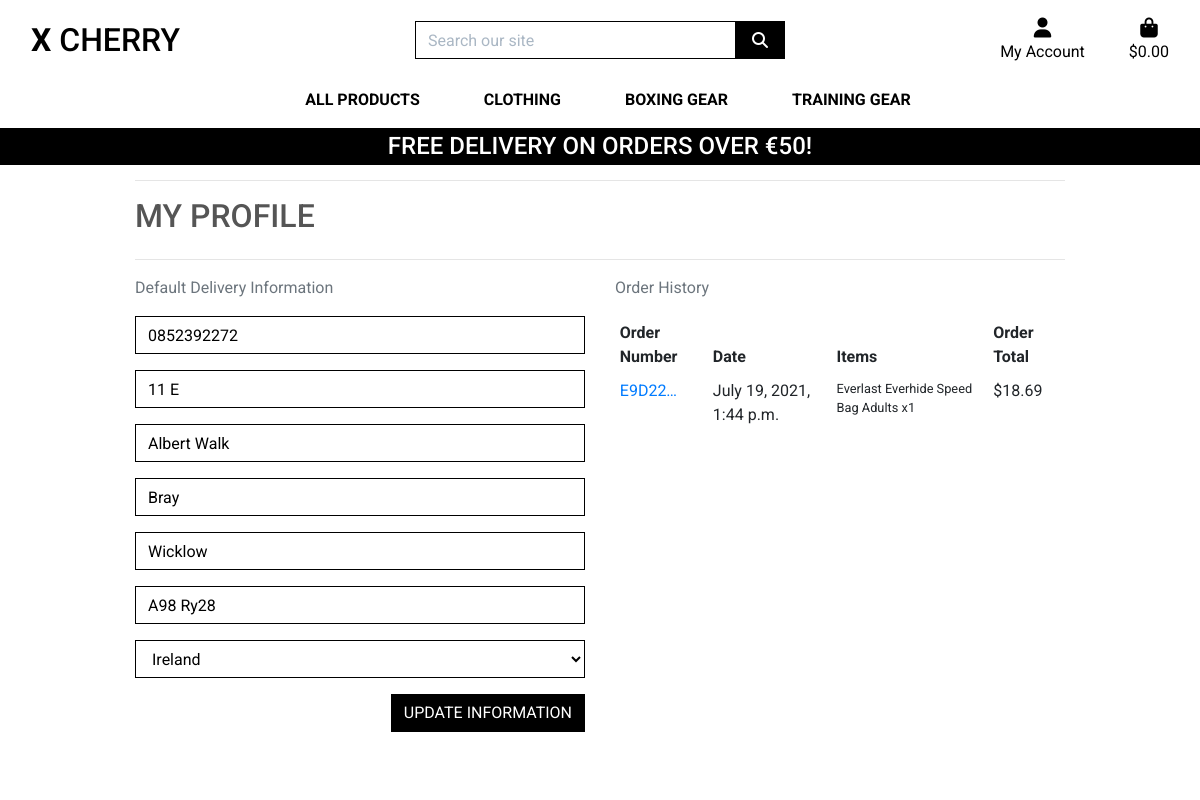
The page /profile/ (signed in) on the database as committed earlier.
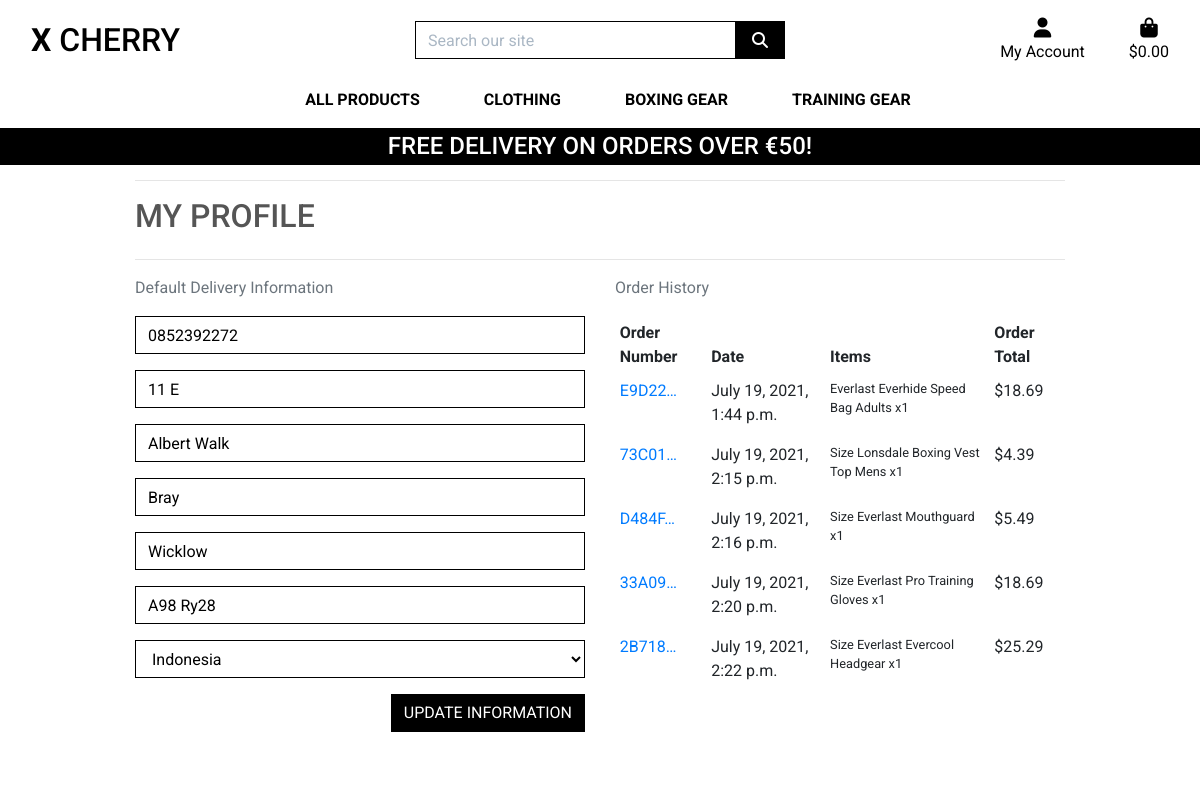
The same page on the database as committed later.
### profiles/models.py (models this page shows, shortened)
class UserProfile(models.Model):
    user = models.OneToOneField(User, on_delete=models.CASCADE)
    default_phone_number = models.CharField(max_length=20, null=True, blank=True)
    default_street_address1 = models.CharField(max_length=80, null=True, blank=True)
    default_street_address2 = models.CharField(max_length=80, null=True, blank=True)
    default_town_or_city = models.CharField(max_length=40, null=True, blank=True)
    default_county = models.CharField(max_length=80, null=True, blank=True)
    default_postcode = models.CharField(max_length=20, null=True, blank=True)
    default_country = CountryField(blank_label='Country', null=True, blank=True)

### checkout/models.py (models this page shows, shortened)
class Order(models.Model):
    order_number = models.CharField(max_length=32, null=False, editable=False)
    user_profile = models.ForeignKey(UserProfile, on_delete=models.SET_NULL,
                                     null=True, blank=True,
                                     related_name='orders')
    full_name = models.CharField(max_length=50, null=False, blank=False)
    email = models.EmailField(max_length=254, null=False, blank=False)
    phone_number = models.CharField(max_length=20, null=False, blank=False)
    country = CountryField(blank_label='Country *', null=False, blank=False)
    postcode = models.CharField(max_length=20, null=True, blank=True)
    town_or_city = models.CharField(max_length=40, null=False, blank=False)
    street_address1 = models.CharField(max_length=80, null=False, blank=False)
    street_address2 = models.CharField(max_length=80, null=True, blank=True)
    county = models.CharField(max_length=80, null=True, blank=True)
    date = models.DateTimeField(auto_now_add=True)
    delivery_cost = models.DecimalField(max_digits=6, decimal_places=2, null=False, default=0)
    order_total = models.DecimalField(max_digits=10, decimal_places=2, null=False, default=0)
    grand_total = models.DecimalField(max_digits=10, decimal_places=2, null=False, default=0)
    original_bag = models.TextField(null=False, blank=False, default='')
    stripe_pid = models.CharField(max_length=254, null=False, blank=False, default='')

class OrderLineItem(models.Model):
    order = models.ForeignKey(Order, null=False, blank=False, on_delete=models.CASCADE, related_name='lineitems')
    product = models.ForeignKey(Product, null=False, blank=False, on_delete=models.CASCADE)
    product_size = models.CharField(max_length=2, null=True, blank=True)  # XS, S, M, L, XL
    quantity = models.IntegerField(null=False, blank=False, default=0)
    lineitem_total = models.DecimalField(max_digits=6, decimal_places=2, null=False, blank=False, editable=False)

### products/models.py (models this page shows, shortened)
class Product(models.Model):
    category = models.ForeignKey('Category', null=True, blank=True, on_delete=models.SET_NULL)
    sku = models.CharField(max_length=254, null=True, blank=True)
    name = models.CharField(max_length=254)
    description = models.TextField()
    has_sizes = models.BooleanField(default=False, null=True, blank=True,)
    price = models.DecimalField(max_digits=6, decimal_places=2)
    rating = models.DecimalField(max_digits=6, decimal_places=2, null=True, blank=True)
    image_url = models.URLField(max_length=1024, null=True, blank=True)
    image = models.ImageField(null=True, blank=True)

### profiles/views.py (the view)
# urls.py: path('', views.profile, name='profile'),
def profile(request):
    profile = get_object_or_404(UserProfile, user=request.user)
    if request.method == 'POST':
        form = UserProfileForm(request.POST, instance=profile)
        if form.is_valid():
            form.save()
            messages.success(request, 'Profile updated successfully')
    form = UserProfileForm(instance=profile)
    orders = profile.orders.all()
    template = 'profiles/profile.html'
    context = {
        'form': form,
        'orders': orders,
        'on_profile_page': True
    }
    return render(request, template, context)

### profiles/forms.py
class UserProfileForm(forms.ModelForm):
    class Meta:
        model = UserProfile
        exclude = ('user',)
    def __init__(self, *args, **kwargs):
        super().__init__(*args, **kwargs)
        placeholders = {
            'default_phone_number': 'Phone Number',
            'default_postcode': 'Postal Code',
            'default_town_or_city': 'Town or City',
            'default_street_address1': 'Street Address 1',
            'default_street_address2': 'Street Address 2',
            'default_county': 'County, State or Locality',
        }
        self.fields['default_phone_number'].widget.attrs['autofocus'] = True
        for field in self.fields:
            if field != 'default_country':
                if self.fields[field].required:
                    placeholder = f'{placeholders[field]} *'
                else:
                    placeholder = placeholders[field]
                self.fields[field].widget.attrs['placeholder'] = placeholder
            self.fields[field].widget.attrs['class'] = 'border-black rounded-0 profile-form-input'
            self.fields[field].label = False

### bag/contexts.py (called while the page is built, shortened)
def bag_contents(request):
    bag_items = []
    total = 0
    product_count = 0
    bag = request.session.get('bag', {})
    if total < settings.FREE_DELIVERY_THRESHOLD:
        delivery = total * Decimal(settings.STANDARD_DELIVERY_PERCENTAGE/100)
        free_delivery_delta = settings.FREE_DELIVERY_THRESHOLD - total
    else:
        delivery = 0
        free_delivery_delta = 0
    grand_total = delivery + total
    context = {
        'bag_items': bag_items,
        'total': total,
        'product_count': product_count,
        'delivery': delivery,
        'free_delivery_delta': free_delivery_delta,
        'free_delivery_threshold': settings.FREE_DELIVERY_THRESHOLD,
        'grand_total': grand_total,
    }
    return context

### profiles/templates/profiles/profile.html (shortened to what this page needs)
{% extends "base.html" %}
{% load static %}
{% block extra_css %}
    <link rel="stylesheet" href="{% static 'profiles/css/profile.css' %}">
{% endblock %}
{% block page_header %}
    <div class="container header-container">
    </div>
{% endblock %}
{% block content %}
    <div class="overlay"></div>
    <div class="container">
        <div class="row">
            <div class="col">
                <hr>
                    <h2 class="logo-font mb-4">My Profile</h2>
                <hr>
            </div>
        </div>
        <div class="row">
            <div class="col-12 col-md-6">
                <p class="text-muted">Default Delivery Information</p>
                <form action="{% url 'profile' %}" class="mt-3" method="POST" id="profile-update-form">
                    {{ form|crispy }}
                    <button class="btn btn-black rounded-0 text-uppercase float-right">Update Information</button>
                </form>
            </div>
            <div class="col-12 col-md-6">
                <p class="text-muted">Order History</p>
                <div class="order-history table-responsive">
                    <table class="table table-sm table-borderless">
                        <thead>
                            <tr>
                                <th>Order Number</th>
                                <th>Date</th>
                                <th>Items</th>
                                <th>Order Total</th>
                            </tr>
                        </thead>
                        <tbody>
                            {% for order in orders %}
                                <tr>
                                    <td>
                                        <a href="{% url 'order_history' order.order_number %}"
                                            title="{{ order.order_number }}">
                                            {{ order.order_number|truncatechars:6 }}
                                        </a>
                                    </td>
                                    <td>{{ order.date }}</td>
                                    <td>
                                        <ul class="list-unstyled">
                                            {% for item in order.lineitems.all %}
                                                <li class="small">
                                                    {% if item.product.has_sizes %}
                                                        Size {{ item.product.size|upper }}
                                                    {% endif %}{{ item.product.name }} x{{ item.quantity }}
                                                </li>
                                            {% endfor %}
                                        </ul>
                                    </td>
                                    <td>${{ order.grand_total }}</td>
                                </tr>
                            {% endfor %}
                        </tbody>
                    </table>
                </div>
            </div>
        </div>
{% endblock %}

### templates/base.html (shortened to what this page needs)
{% load static %}
<!doctype html>
<html lang="en">
<head>
    {% block corecss %}
    <link rel="stylesheet" href="https://stackpath.bootstrapcdn.com/bootstrap/4.4.1/css/bootstrap.min.css"
>
    <link rel="stylesheet" href="{% static 'css/base.css' %}">
    {% endblock %}
    {% block extra_css %}
    {% endblock %}
</head>
<body>
    <header class="container-fluid fixed-top">
        <div id="topnav" class="row bg-white pt-lg-2 d-none d-lg-flex">
            <div class="col-12 col-lg-4 my-auto py-1 py-lg-0 text-center text-lg-left">
                <a href="{% url 'home' %}" class="nav-link main-logo-link">
                    <h2 class="logo-font text-black my-0"><strong>X</strong> Cherry</h2>
                </a>
            </div>
            <div class="col-12 col-lg-4 my-auto py-1 py-lg-0">
                <form method="GET" action="{% url 'products' %}">
                    <div class="input-group w-100">
                        <input class="form-control border border-black rounded-0" type="text" name="q"
                            placeholder="Search our site">
                        <div class="input-group-append">
                            <button class="form-control btn btn-black border border-black rounded-0" type="submit">
                                <span class="icon">
                                    <i class="fas fa-search"></i>
                                </span>
                            </button>
                        </div>
                    </div>
                </form>
            </div>
            <div class="col-12 col-lg-4 my-auto py-1 py-lg-0">
                <ul class="list-inline list-unstyled text-center text-lg-right my-0">
                    <li class="list-inline-item dropdown">
                        <a class="text-black nav-link" href="#" id="user-options" data-toggle="dropdown"
                            aria-haspopup="true" aria-expanded="false">
                            <div class="text-center">
                                <div><i class="fas fa-user fa-lg"></i></div>
                                <p class="my-0">My Account</p>
                            </div>
                        </a>
                    </li>
                    <li class="list-inline-item">
                        <a class="{% if grand_total %}text-info font-weight-bold{% else %}text-black{% endif %} nav-link"
                            href="{% url 'view_bag' %}">
                            <div class="text-center">
                                <div><i class="fas fa-shopping-bag fa-lg"></i></div>
                                <p class="my-0">
                                    {% if grand_total %}
                                    ${{ grand_total|floatformat:2 }}
                                    {% else %}
                                    $0.00
                                    {% endif %}
                                </p>
                            </div>
                        </a>
                    </li>
                </ul>
            </div>
        </div>
        <div class="row bg-white">
            <nav class="navbar navbar-expand-lg navbar-light w-100">
                {% include 'includes/mobile-top-header.html' %}
                {% include 'includes/main-nav.html' %}
            </nav>
        </div>
         <div id="delivery-banner" class="row text-center">
            <div class="col bg-black text-white">
                <h4 class="logo-font my-1">Free delivery on orders over €{{ free_delivery_threshold }}!</h4>
            </div>
        </div>
    </header>
    {% block page_header %}
    {% endblock %}
    {% block content %}
    {% endblock %}
</body>
</html>

### templates/includes/mobile-top-header.html (shortened to what this page needs)
<ul>
</ul>

### templates/includes/main-nav.html (shortened to what this page needs)
<div class="collapse navbar-collapse" id="main-nav">
    <ul class="navbar-nav w-auto mx-auto">
        <li class="nav-item dropdown">
            <a class="logo-font font-weight-bold nav-link text-black mr-5" href="#" id="all-products-link" data-toggle="dropdown"
                aria-haspopup="true" aria-expanded="false">
                All Products
            </a>
        </li>
         <li class="nav-item dropdown">
            <a class="logo-font font-weight-bold nav-link text-black mr-5" href="#" id="clothing-link" data-toggle="dropdown"
                aria-haspopup="true" aria-expanded="false">
                Clothing
            </a>
        </li>
        <li class="nav-item dropdown">
            <a class="logo-font font-weight-bold nav-link text-black mr-5" href="#" id="homeware-link" data-toggle="dropdown"
                aria-haspopup="true" aria-expanded="false">
                Boxing Gear
            </a>
        </li>
         <li class="nav-item dropdown">
            <a class="logo-font font-weight-bold nav-link text-black mr-5" href="#" id="specials-link" data-toggle="dropdown"
                aria-haspopup="true" aria-expanded="false">
                Training Gear
            </a>
        </li>
    </ul>
</div>

### static/css/base.css (style rules this page uses)
html { height: 100%; }
body { background: url('/media/homepage-hero-img.jpg') no-repeat center center fixed; background-size: cover; height: calc(100vh - 164px); color: #555; font-family: 'Roboto', sans-serif; }
.icon { align-items: center; display: inline-flex; justify-content: center; height: 1.5rem; width: 1.5rem; }
.logo-font { text-transform: uppercase; }
.main-logo-link { width: fit-content; }
.btn-black { background: black; color: white; }
.text-black { color: #000 !important; }
.border-black { border: 1px solid black !important; }
.bg-black { background: #000 !important; }
input[name='q']::placeholder { color: #aab7c4; }
.overlay { height: 100%; width: 100%; top: 0; left: 0; position: fixed; background: white; z-index: -1; }
@media (min-width: 1200px) { .container { max-width: 80%; } }
@media (min-width: 992px) { .header-container { padding-top: 164px; } }

### profiles/static/profiles/css/profile.css (style rules this page uses)
.order-history { min-height: 416px; overflow-y: auto; }
#profile-update-form .form-control { color: #000; }
#profile-update-form input::placeholder { color: #aab7c4; }

Rows that differ between the two databases and show on the page:
changed UserProfile "Albert Walk": default_country "Ireland" → "Indonesia"
added Order: order_number "73C01…", date "July 19, 2021, 2:15 p.m.", grand_total "4.39"
added OrderLineItem: product.name "Lonsdale Boxing Vest Top Mens", quantity "1", shown under "73C01…"
added Order: order_number "D484F…", date "July 19, 2021, 2:16 p.m.", grand_total "5.49"
added OrderLineItem: product.name "Everlast Mouthguard", quantity "1", shown under "D484F…"
added Order: order_number "33A09…", date "July 19, 2021, 2:20 p.m.", grand_total "18.69"
added OrderLineItem: product.name "Everlast Pro Training Gloves", quantity "1", shown under "33A09…"
added Order: order_number "2B718…", date "July 19, 2021, 2:22 p.m.", grand_total "25.29"
added OrderLineItem: product.name "Everlast Evercool Headgear", quantity "1", shown under "2B718…"
